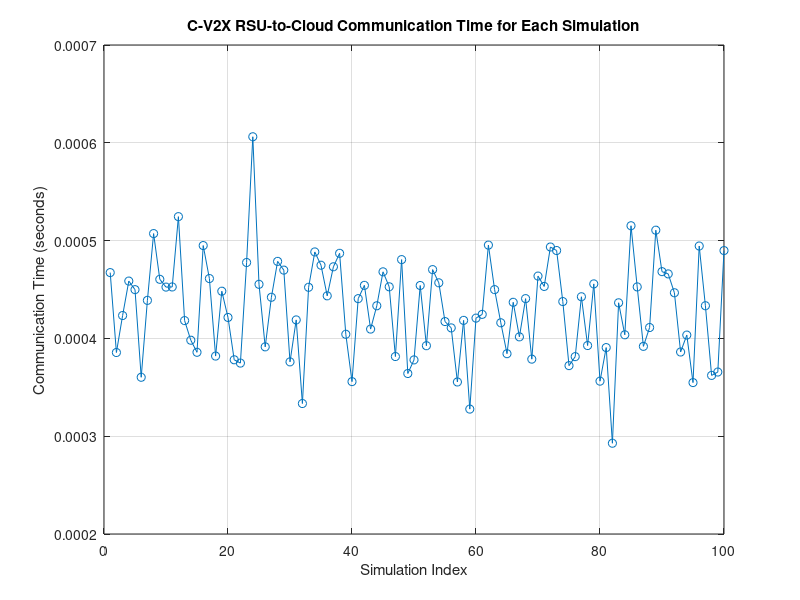

This chart was generated by the following MATLAB code:
% C-V2X Simulation Parameters
numSimulations = 100; % Number of simulations to calculate the average time
bandwidth = 50e6; % Bandwidth in bits per second (e.g., 50 Mbps for C-V2X)
messageSize = 1000 * 8; % Size of the message in bits (e.g., 1000 bytes)
rsuProcessingDelay = 50e-6; % Mean processing delay at RSU in seconds (e.g., 50 microseconds)
rsuProcessingStdDev = 10e-6; % Standard deviation for processing delay at RSU
cloudProcessingDelay = 200e-6; % Mean processing delay at the cloud server in seconds
cloudProcessingStdDev = 50e-6; % Standard deviation for processing delay at cloud
meanNetworkDelay = 20e-6; % Mean additional network delay due to congestion
networkDelayStdDev = 5e-6; % Standard deviation for network delay

% Function to simulate C-V2X RSU-to-Cloud communication delay
function delay = cv2xRsuToCloudDelay(bandwidth, messageSize, rsuProcessingDelay, cloudProcessingDelay, meanNetworkDelay, networkDelayStdDev)
    transmissionDelay = messageSize / bandwidth; % Time to transmit the message
    networkDelay = normrnd(meanNetworkDelay, networkDelayStdDev); % Simulated network congestion delay
    delay = transmissionDelay + rsuProcessingDelay + cloudProcessingDelay + networkDelay;
end

% Initialize Results
communicationTimes = zeros(1, numSimulations);

% Simulation Loop
for n = 1:numSimulations
    % Simulate RSU processing delay
    rsuDelay = normrnd(rsuProcessingDelay, rsuProcessingStdDev); % Random processing delay at RSU
    
    % Simulate Cloud processing delay
    cloudDelay = normrnd(cloudProcessingDelay, cloudProcessingStdDev); % Random processing delay at Cloud
    
    % Calculate the communication delay for RSU-to-Cloud
    commDelay = cv2xRsuToCloudDelay(bandwidth, messageSize, rsuDelay, cloudDelay, meanNetworkDelay, networkDelayStdDev);
    
    % Record the communication time in this simulation
    communicationTimes(n) = commDelay;
end

% Calculate and Display Average Communication Time
averageCommTime = mean(communicationTimes);
fprintf('Average C-V2X RSU-to-Cloud Communication Time: %.6f seconds\n', averageCommTime);

% Plot the Communication Times for each Simulation
figure;
plot(communicationTimes, '-o');
xlabel('Simulation Index');
ylabel('Communication Time (seconds)');
title('C-V2X RSU-to-Cloud Communication Time for Each Simulation');
grid on;
